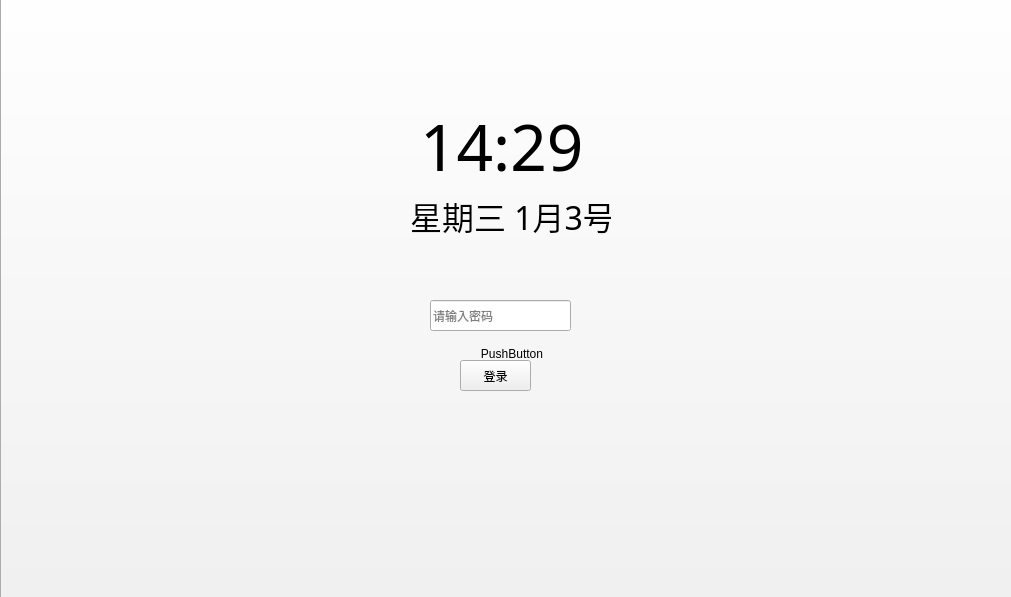
<?xml version="1.0" encoding="UTF-8"?>
<ui version="4.0">
 <class>Login</class>
 <widget class="QWidget" name="Login">
  <property name="geometry">
   <rect>
    <x>0</x>
    <y>0</y>
    <width>1011</width>
    <height>597</height>
   </rect>
  </property>
  <property name="windowTitle">
   <string>Windows12</string>
  </property>
  <property name="windowIcon">
   <iconset>
    <normaloff>C:/Users/dell/Desktop/QQ图片20240103144029.png</normaloff>C:/Users/dell/Desktop/QQ图片20240103144029.png</iconset>
  </property>
  <widget class="QPushButton" name="pushButton">
   <property name="geometry">
    <rect>
     <x>0</x>
     <y>-30</y>
     <width>1024</width>
     <height>768</height>
    </rect>
   </property>
   <property name="text">
    <string>PushButton</string>
   </property>
   <property name="icon">
    <iconset>
     <normaloff>C:/Users/dell/Desktop/44.jpg</normaloff>C:/Users/dell/Desktop/44.jpg</iconset>
   </property>
   <property name="iconSize">
    <size>
     <width>16777215</width>
     <height>16777215</height>
    </size>
   </property>
  </widget>
  <widget class="QLabel" name="label">
   <property name="geometry">
    <rect>
     <x>420</x>
     <y>90</y>
     <width>201</width>
     <height>111</height>
    </rect>
   </property>
   <property name="font">
    <font>
     <family>3ds</family>
     <pointsize>48</pointsize>
    </font>
   </property>
   <property name="text">
    <string>14:29</string>
   </property>
  </widget>
  <widget class="QLabel" name="label_2">
   <property name="geometry">
    <rect>
     <x>410</x>
     <y>160</y>
     <width>201</width>
     <height>111</height>
    </rect>
   </property>
   <property name="font">
    <font>
     <family>3ds</family>
     <pointsize>24</pointsize>
    </font>
   </property>
   <property name="text">
    <string>星期三 1月3号</string>
   </property>
  </widget>
  <widget class="QLineEdit" name="lineEdit">
   <property name="geometry">
    <rect>
     <x>430</x>
     <y>300</y>
     <width>141</width>
     <height>31</height>
    </rect>
   </property>
   <property name="readOnly">
    <bool>false</bool>
   </property>
   <property name="placeholderText">
    <string>请输入密码</string>
   </property>
  </widget>
  <widget class="QPushButton" name="confirm_btn">
   <property name="geometry">
    <rect>
     <x>460</x>
     <y>360</y>
     <width>71</width>
     <height>31</height>
    </rect>
   </property>
   <property name="text">
    <string>登录</string>
   </property>
  </widget>
 </widget>
 <resources/>
 <connections/>
</ui>
